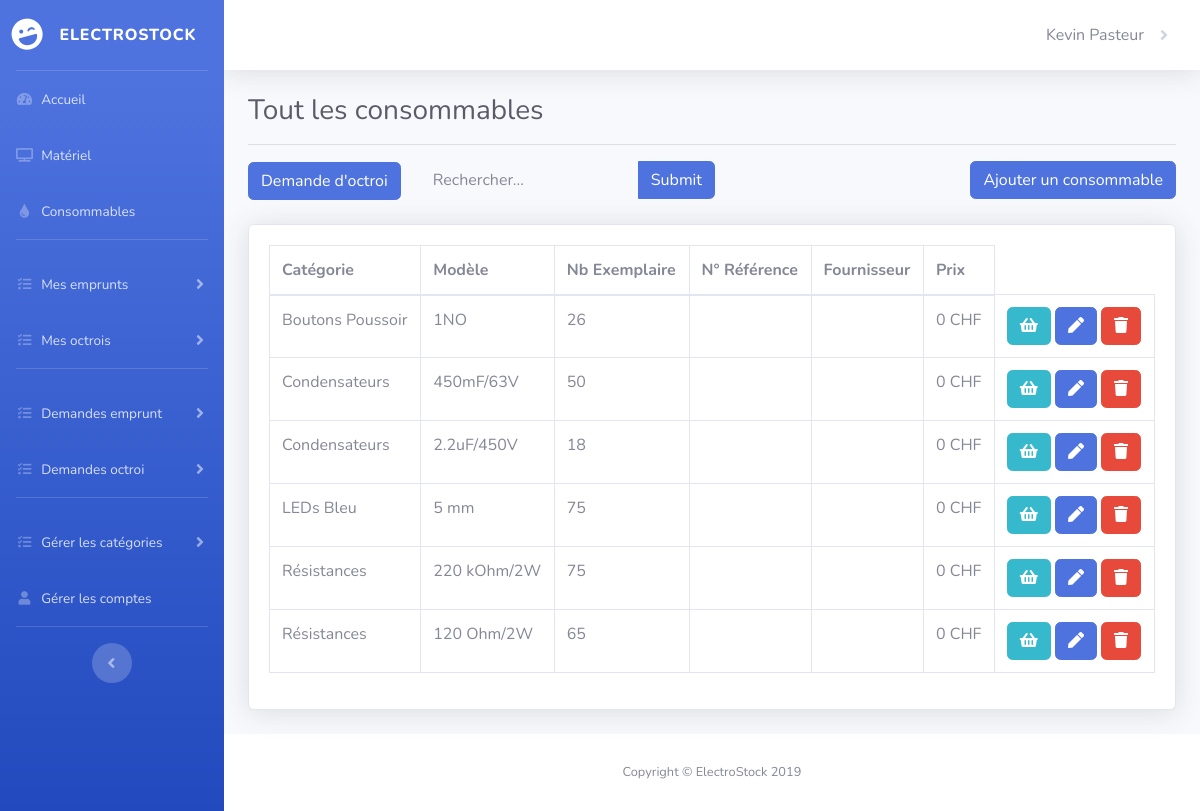
/Code/index.php?action=consommables (signed in), run on an earlier commit of the app's database.
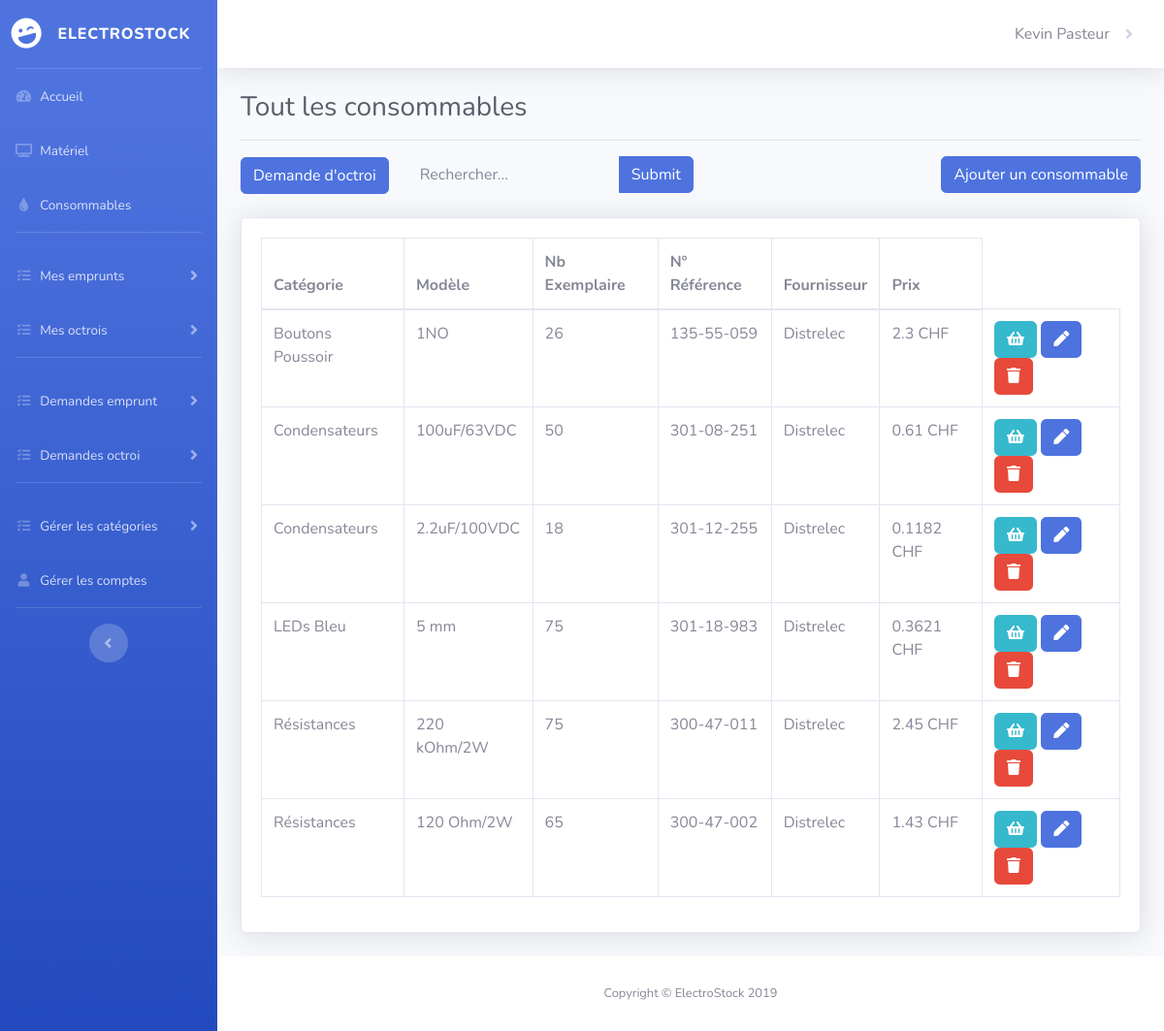
And on a later commit of the database.
### tables this page shows
CREATE TABLE IF NOT EXISTS `Consommables` (
  `idConsommables` INT(11) NOT NULL AUTO_INCREMENT,
  `modele` VARCHAR(50) NOT NULL,
  `nb_exemp` INT(11) NOT NULL,
  `n_reference` VARCHAR(50) NOT NULL,
  `prix` FLOAT(11) NOT NULL,
  `fkCategoriesC` INT(11) NOT NULL,
  `fkFournisseursC` INT(11) NOT NULL,
  PRIMARY KEY (`idConsommables`),
  INDEX `fk_Consommables_CategoriesC1_idx` (`fkCategoriesC` ASC) ,
  INDEX `fk_consommables_fournisseursc1_idx` (`fkFournisseursC` ASC) ,
  CONSTRAINT `fk_Consommables_CategoriesC1`
    FOREIGN KEY (`fkCategoriesC`)
    REFERENCES `CategoriesC` (`idCategoriesC`),
  CONSTRAINT `fk_consommables_fournisseursc1`
    FOREIGN KEY (`fkFournisseursC`)
    REFERENCES `FournisseursC` (`idFournisseursC`)
    ON DELETE NO ACTION
    ON UPDATE NO ACTION);

CREATE TABLE IF NOT EXISTS `CategoriesC` (
  `idCategoriesC` INT(11) NOT NULL AUTO_INCREMENT,
  `nom` VARCHAR(50) NOT NULL,
  PRIMARY KEY (`idCategoriesC`));

CREATE TABLE IF NOT EXISTS `FournisseursC` (
  `idFournisseursC` INT(11) NOT NULL AUTO_INCREMENT,
  `nom` VARCHAR(100) NOT NULL,
  `telephone` VARCHAR(15) NOT NULL,
  `lien` VARCHAR(255) NULL DEFAULT NULL,
  PRIMARY KEY (`idFournisseursC`));

### Code/modele/modele_consommables.php (called while the page is built, shortened)
<?php
function GetAllConsumables()
{
    $connexion = GetBD();
    $requete = "SELECT CategoriesC.nom as categoriesc, modele, nb_exemp, n_reference, prix,FournisseursC.nom as fournisseur
                FROM Consommables
                LEFT JOIN CategoriesC on fkCategoriesC = idCategoriesC
                LEFT JOIN FournisseursC on fkFournisseursC = idFournisseursC
                WHERE nb_exemp >= 1 and Consommables.actif = 1
                ORDER BY Consommables.actif DESC, CategoriesC.nom";
    $resultat = $connexion->query($requete);
    return $resultat;
}

### Code/vue/toutlesconsommables.php (the view, shortened to what this page needs)
        <div class="card shadow mb-4">
            <div class="card-body">
                <div class="table-responsive">
                    <table class="table table-bordered" id="dataTable" width="100%" cellspacing="0">
                        <thead>
                        <tr>
                            <th>Catégorie</th>
                            <th>Modèle</th>
                            <th>Nb Exemplaire</th>
                            <th>N° Référence</th>
                            <?php if ($_SESSION['role'] == "Administrateur") { ?>
                                <th>Fournisseur</th>
                                <th>Prix</th>
                            <?php } ?>
                        </tr>
                        </thead>
                        <tbody>
                        <?php foreach (@$result as $consommable) : ?>
                            <tr>
                                <td><?= $consommable['categoriesc']; ?> </td>
                                <td><?= $consommable['modele']; ?> </td>
                                <td><?= $consommable['nb_exemp']; ?> </td>
                                <td><?= $consommable['n_reference']; ?> </td>
                                <?php if ($_SESSION['role'] == "Administrateur") { ?>
                                <td><?= $consommable['fournisseur']; ?></td>
                                <td><?= $consommable['prix']; ?> CHF</td>
                                <td>
                                    <a href="#"><button class="btn btn-info btn-xs"><i class="fa fa-shopping-basket "></i></button></a>
                                    <a href="#"><button class="btn btn-primary btn-xs"><i class="fa fa-pen"></i></button></a>
                                    <a href="#" onclick="return confirm('Supprimer ce consommable ?')"> <button class="btn btn-danger btn-xs"><i class="fa fa-trash "></i></button></a>
                                </td>
                                <?php } ?>
                            </tr>
                        <?php endforeach; ?>
                        </tbody>
                    </table>
                </div>
            </div>
        </div>
    </div>
</div>
<?php $contenu = ob_get_clean();?>
<?php require "vue/gabarit.php";?>

### Code/index.php (shortened to what this page needs)
<?php
require "controleur/controleur.php";
try {
    if(isset($_GET['action'])){
        $action = $_GET['action'];
        switch ($action){
            case 'consommables':
                consommables();
                break;
        }
    }
    else
        connexion();
}
catch(Exception $e) {
    erreur($e->getMessage());
}

### Code/controleur/controleur.php (shortened to what this page needs)
<?php
require "modele/modele_consommables.php";
function consommables()
{
    if(!empty($_SESSION['role'])) {
        require "vue/menu_consommable.php";
        if (isset($_POST['q']))
        {
            $consommabler = $_POST['q'];
            $rechercheC = SearchC($consommabler);
            require "vue/recherchec.php";
        }
        else {
            $result = GetAllConsumables();
            require "vue/toutlesconsommables.php";
        }
    }
    else
        erreur403();
}
    ?>

### Code/vue/menu_consommable.php (shortened to what this page needs)
<div class="container-fluid">
    <h1 class="h3 mb-2 text-gray-800">Tout les consommables</h1>
    <hr>
    <div>
        <a class="btn btn-primary btn-icon-split" href="index.php?action=octroi">
            <span class="text">Demande d'octroi</span>
        </a>
        <form method="POST" action="index.php?action=consommables" class="d-none d-sm-inline-block form-inline mr-auto ml-md-3 my-2 my-md-0 mw-100 navbar-search">
            <div class="input-group">
                <input class="form-control bg-light border-0 small" aria-describedby="basic-addon2" aria-label="Search" name="q" type="search" placeholder="Rechercher...">
                <div class="input-group-append">
                    <input class="btn btn-primary" type="submit" />
                </div>
            </div>
        </form>
            <a class="btn btn-primary btn-icon-split float-right" href="#">
                <span class="text">Ajouter un consommable</span>
            </a>
    </div>
    <br>

### Code/vue/gabarit.php (shortened to what this page needs)
<!DOCTYPE html>
<html lang="en">
<head>
    <link rel="stylesheet" href="https://use.fontawesome.com/releases/v5.8.2/css/all.css">
    <link href="contenu/css/sb-admin-2.min.css" rel="stylesheet">
    <link href="contenu/css/dataTables.bootstrap4.min.css" rel="stylesheet">
</head>
<body id="page-top">
<div id="wrapper">
    <ul class="navbar-nav bg-gradient-primary sidebar sidebar-dark accordion" id="accordionSidebar">
        <a class="sidebar-brand d-flex align-items-center justify-content-center" href="index.php?action=accueil">
            <div class="sidebar-brand-icon rotate-n-15">
                <i class="fas fa-laugh-wink"></i>
            </div>
            <div class="sidebar-brand-text mx-3">ElectroStock</div>
        </a>
        <hr class="sidebar-divider my-0">
        <li class="nav-item">
            <a class="nav-link" href="index.php?action=accueil">
                <i class="fas fa-fw fa-tachometer-alt"></i>
                <span>Accueil</span></a>
        </li>
        <li class="nav-item">
            <a class="nav-link" href="index.php?action=materiel">
                <i class="fas fa-fw fa-tv"></i>
                <span>Matériel</span></a>
        </li>
        <li class="nav-item">
            <a class="nav-link" href="index.php?action=consommables">
                <i class="fas fa-fw fa-tint"></i>
                <span>Consommables</span></a>
        </li>
        <hr class="sidebar-divider d-none d-md-block">
        <li class="nav-item">
            <a class="nav-link collapsed" href="index.php?action=demprunt" data-toggle="collapse" data-target="#collapsePages2" aria-expanded="true" aria-controls="collapsePages2">
                <i class="fas fa-fw fa-tasks"></i>
                <span>Mes emprunts</span>
            </a>
        </li>
        <li class="nav-item">
            <a class="nav-link collapsed" href="index.php?action=demprunt" data-toggle="collapse" data-target="#collapsePages5" aria-expanded="true" aria-controls="collapsePages5">
                <i class="fas fa-fw fa-tasks"></i>
                <span>Mes octrois</span>
            </a>
        </li>
        <?php if ($_SESSION['role'] == "Administrateur") { ?>
        <hr class="sidebar-divider d-none d-md-block">
        <li class="nav-item">
            <a class="nav-link collapsed" href="index.php?action=demprunt" data-toggle="collapse" data-target="#collapsePages" aria-expanded="true" aria-controls="collapsePages">
                <i class="fas fa-fw fa-tasks"></i>
                <span>Demandes emprunt</span>
            </a>
        </li>
            <li class="nav-item">
                <a class="nav-link collapsed" href="index.php?action=demprunt" data-toggle="collapse" data-target="#collapsePages3" aria-expanded="true" aria-controls="collapsePages2">
                    <i class="fas fa-fw fa-tasks"></i>
                    <span>Demandes octroi</span>
                </a>
            </li>
            <hr class="sidebar-divider d-none d-md-block">
            <li class="nav-item">
                <a class="nav-link collapsed" href="#" data-toggle="collapse" data-target="#collapsePages4" aria-expanded="true" aria-controls="collapsePages2">
                    <i class="fas fa-fw fa-tasks"></i>
                    <span>Gérer les catégories</span>
                </a>
            </li>
            <li class="nav-item">
                <a class="nav-link" href="index.php?action=gerercomptes">
                    <i class="fas fa-fw fa-user"></i>
                    <span>Gérer les comptes</span></a>
            </li>
        <?php } ?>
        <hr class="sidebar-divider d-none d-md-block">
        <div class="text-center d-none d-md-inline">
            <button class="rounded-circle border-0" id="sidebarToggle"></button>
        </div>
    </ul>
    <div id="content-wrapper" class="d-flex flex-column">
        <div id="content">
            <nav class="navbar navbar-expand navbar-light bg-white topbar mb-4 static-top shadow">
                <ul class="navbar-nav ml-auto">
                    <li class="nav-item dropdown">
                        <a class="nav-link dropdown-toggle" href="#" id="userDropdown" role="button" data-toggle="dropdown" aria-haspopup="true" aria-expanded="false">
                            <span class="mr-2 d-none d-lg-inline text-gray-600 "><?= $_SESSION['prenom']. " ".$_SESSION['nom']; ?></span>
                        </a>
                    </li>
                </ul>
            </nav>
    <div class="span12" id="divMain">
        <?=$contenu; ?>
    </div>
            <footer class="sticky-footer bg-white">
                <div class="container my-auto">
                    <div class="copyright text-center my-auto">
                        <span>Copyright &copy; ElectroStock 2019</span>
                    </div>
                </div>
            </footer>
        </div>
    </div>
</body>
</html>

What changed in the data, as far as the page shows it:
changed consommables "1NO": n_reference (not shown) → "135-55-059"; fkFournisseursC.nom (not shown) → "Distrelec"; prix "0" → "2.3"
changed consommables: modele "450mF/63V" → "100uF/63VDC"; n_reference (not shown) → "301-08-251"; fkFournisseursC.nom (not shown) → "Distrelec"; prix "0" → "0.61"
changed consommables: modele "2.2uF/450V" → "2.2uF/100VDC"; n_reference (not shown) → "301-12-255"; fkFournisseursC.nom (not shown) → "Distrelec"; prix "0" → "0.1182"
changed consommables "5 mm": n_reference (not shown) → "301-18-983"; fkFournisseursC.nom (not shown) → "Distrelec"; prix "0" → "0.3621"
changed consommables "220 kOhm/2W": n_reference (not shown) → "300-47-011"; fkFournisseursC.nom (not shown) → "Distrelec"; prix "0" → "2.45"
changed consommables "120 Ohm/2W": n_reference (not shown) → "300-47-002"; fkFournisseursC.nom (not shown) → "Distrelec"; prix "0" → "1.43"
